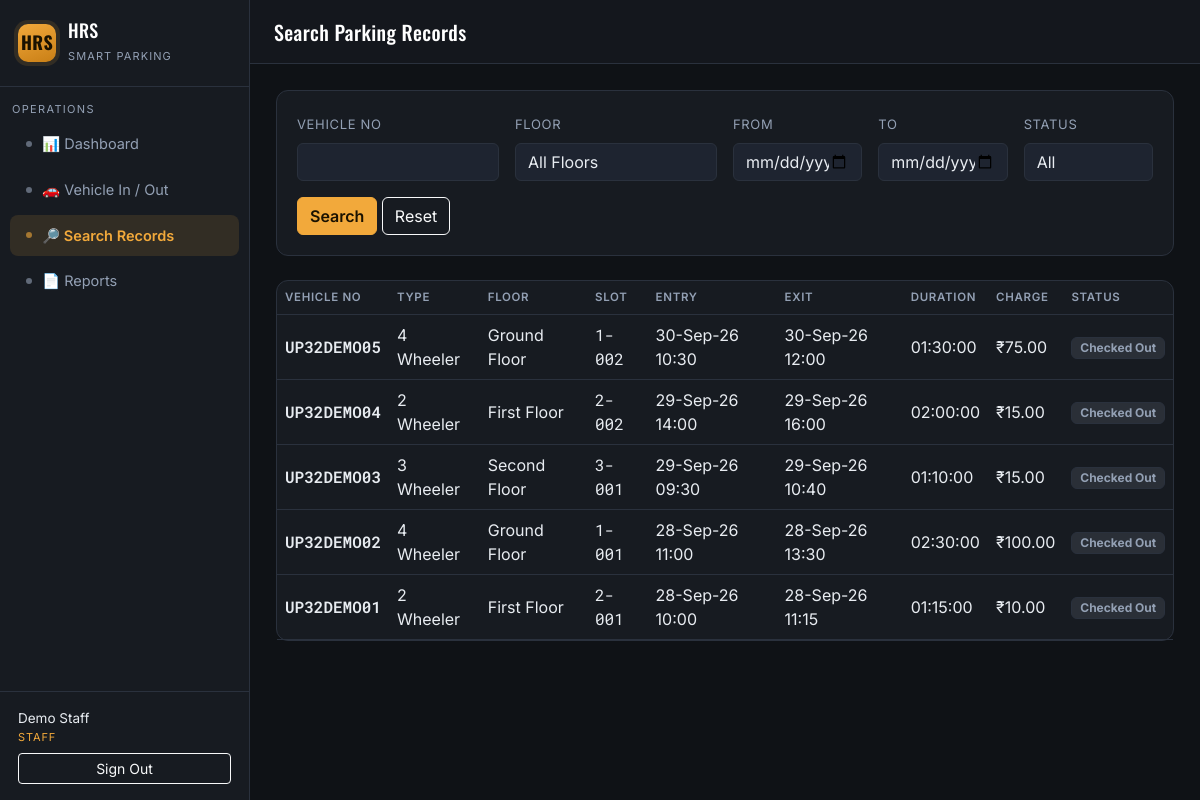
Page /search.php (signed in) on the committed database.
### tables this page shows
CREATE TABLE `parking_detail` (
  `p_id` int(11) NOT NULL AUTO_INCREMENT,
  `vehicle_no` varchar(20) NOT NULL,
  `vehicle_type` enum('2 Wheeler','3 Wheeler','4 Wheeler') NOT NULL,
  `vehicle_enter_time` datetime NOT NULL,
  `dl_no` varchar(20) NOT NULL,
  `mobile_no` varchar(10) NOT NULL,
  `floor_id` int(11) NOT NULL,
  `slot_no` varchar(20) NOT NULL,
  `staff_id_entry` int(11) NOT NULL,
  `vehicle_exit_time` datetime DEFAULT NULL,
  `staff_id_exit` int(11) DEFAULT NULL,
  `parking_duration` time DEFAULT NULL,
  `parking_charge` decimal(10,2) DEFAULT 0.00,
  `payment_mode` enum('Cash','UPI','Card') DEFAULT NULL,
  `record_entry_date` timestamp NOT NULL DEFAULT current_timestamp(),
  `email` varchar(254) DEFAULT NULL,
  PRIMARY KEY (`p_id`),
  KEY `idx_floor_slot` (`floor_id`,`slot_no`),
  KEY `idx_open` (`floor_id`,`vehicle_exit_time`),
  KEY `fk_pd_staffI` (`staff_id_entry`),
  KEY `fk_pd_staffO` (`staff_id_exit`),
  CONSTRAINT `fk_pd_floor` FOREIGN KEY (`floor_id`) REFERENCES `floor_details` (`floor_id`),
  CONSTRAINT `fk_pd_staffI` FOREIGN KEY (`staff_id_entry`) REFERENCES `staff_details` (`staff_id`),
  CONSTRAINT `fk_pd_staffO` FOREIGN KEY (`staff_id_exit`) REFERENCES `staff_details` (`staff_id`)
);

CREATE TABLE `floor_details` (
  `floor_id` int(11) NOT NULL AUTO_INCREMENT,
  `floor_name` varchar(50) NOT NULL,
  `capacity` int(11) NOT NULL,
  `floor_vehicle_type` enum('2 Wheeler','3 Wheeler','4 Wheeler') NOT NULL,
  `floor_status` enum('Active','Inactive') NOT NULL DEFAULT 'Active',
  `Record_entry_date` timestamp NOT NULL DEFAULT current_timestamp(),
  PRIMARY KEY (`floor_id`)
);

### config/session.php (called while the page is built, shortened)
<?php
function base_url($path = '') {
    $root = rtrim(dirname($_SERVER['SCRIPT_NAME']), '/\\');
    return $root . '/' . ltrim($path, '/');
}
function h($str) { return htmlspecialchars($str ?? '', ENT_QUOTES, 'UTF-8'); }

### search.php (the view, shortened to what this page needs)
<?php
require_once __DIR__ . '/config/session.php';
$vehicle = trim($_GET['vehicle_no'] ?? '');
$from = $_GET['from'] ?? '';
$to = $_GET['to'] ?? '';
$where = ['1=1']; $params = []; $types = '';
$sql = "SELECT pd.*, f.floor_name FROM parking_detail pd JOIN floor_details f ON f.floor_id=pd.floor_id
        WHERE " . implode(' AND ', $where) . " ORDER BY pd.vehicle_enter_time DESC LIMIT 300";
$stmt = mysqli_prepare($conn, $sql);
mysqli_stmt_execute($stmt);
$rows = mysqli_stmt_get_result($stmt);
?>
<!DOCTYPE html>
<html lang="en">
<head>
<link rel="stylesheet" href="https://cdn.jsdelivr.net/npm/bootstrap@5.3.3/dist/css/bootstrap.min.css">
<link rel="stylesheet" href="assets/css/style.css">
</head>
<body>
<div class="app-shell">
  <?php include __DIR__ . '/partials/sidebar.php'; ?>
  <main class="main">
    <div class="topbar"><h5>Search Parking Records</h5></div>
    <div class="content">
      <div class="panel panel-body mb-4">
        <form class="row g-3" method="get">
          <div class="col-md-3">
            <label class="form-label">Vehicle No</label>
            <input class="form-control" name="vehicle_no" value="<?php echo h($vehicle); ?>">
          </div>
          <div class="col-md-3">
            <label class="form-label">Floor</label>
            <select class="form-select" name="floor_id">
              <option value="0">All Floors</option>
            </select>
          </div>
          <div class="col-md-2"><label class="form-label">From</label><input type="date" class="form-control" name="from" value="<?php echo h($from); ?>"></div>
          <div class="col-md-2"><label class="form-label">To</label><input type="date" class="form-control" name="to" value="<?php echo h($to); ?>"></div>
          <div class="col-md-2">
            <label class="form-label">Status</label>
            <select class="form-select" name="status">
              <option value="">All</option>
            </select>
          </div>
          <div class="col-12"><button class="btn btn-amber">Search</button> <a href="search.php" class="btn btn-outline-light">Reset</a></div>
        </form>
      </div>
      <div class="panel">
        <div class="panel-body p-0">
          <table class="table table-dark-msp mb-0">
            <thead><tr><th>Vehicle No</th><th>Type</th><th>Floor</th><th>Slot</th><th>Entry</th><th>Exit</th><th>Duration</th><th>Charge</th><th>Status</th></tr></thead>
            <tbody>
            <?php while ($r = mysqli_fetch_assoc($rows)): ?>
              <tr>
                <td class="mono fw-semibold"><?php echo h($r['vehicle_no']); ?></td>
                <td><?php echo h($r['vehicle_type']); ?></td>
                <td><?php echo h($r['floor_name']); ?></td>
                <td class="mono"><?php echo h($r['slot_no']); ?></td>
                <td><?php echo h(date('d-M-y H:i', strtotime($r['vehicle_enter_time']))); ?></td>
                <td><?php echo $r['vehicle_exit_time'] ? h(date('d-M-y H:i', strtotime($r['vehicle_exit_time']))) : '--'; ?></td>
                <td><?php echo h($r['parking_duration'] ?? '--'); ?></td>
                <td><?php echo $r['parking_charge'] ? '₹'.number_format($r['parking_charge'],2) : '--'; ?></td>
                <td>
                  <?php if ($r['vehicle_exit_time']): ?>
                    <span class="badge badge-inactive">Checked Out</span>
                  <?php else: ?>
                    <span class="badge badge-active">Parked</span>
                  <?php endif; ?>
                </td>
              </tr>
            <?php endwhile; ?>
            </tbody>
          </table>
        </div>
      </div>
    </div>
  </main>
</div>
</body>
</html>

### partials/sidebar.php (shortened to what this page needs)
<?php
$cur = basename($_SERVER['SCRIPT_NAME']);
function nav_link($href, $label, $icon, $cur) {
    $active = ($cur === basename($href)) ? 'active' : '';
    echo '<a class="nav-link '.$active.'" href="'.h($href).'"><span class="dot"></span>'.$icon.' '.h($label).'</a>';
}
?>
<aside class="sidebar" id="sidebar">
  <div class="brand">
    <div class="brand-mark" style="width:38px;height:38px;font-size:18px;">HRS</div>
    <div>
      <h4>HRS</h4>
      <small>Smart Parking</small>
    </div>
  </div>
  <div class="nav-section">Operations</div>
  <?php nav_link(base_url('dashboard.php'), 'Dashboard', '📊', $cur); ?>
  <div class="sidebar-foot">
    <div class="who"><?php echo h($_SESSION['staff_name']); ?></div>
    <div class="role"><?php echo h($_SESSION['staff_type']); ?></div>
    <a href="<?php echo h(base_url('logout.php')); ?>" class="btn btn-sm btn-outline-light w-100 mt-2">Sign Out</a>
  </div>
</aside>

### assets/css/style.css (style rules this page uses)
:root { --ink:#0F1216; --panel:#171B21; --panel-2:#1E2430; --line:#2A313D; --amber:#F2A93B; --amber-dim:#8A6323; --ok:#34C77B; --busy:#E5484D; --text:#E8ECF1; --text-dim:#93A0B4; }
html,body { background:var(--ink);color:var(--text);font-family:'Inter',sans-serif; }
h1,h2,h3,h4,h5,.brand-mark,.section-title { font-family:'Oswald',sans-serif;letter-spacing:.02em; }
.mono { font-family:'Roboto Mono',monospace; }
.brand-mark { width:46px;height:46px;border-radius:10px;background:linear-gradient(160deg,var(--amber),#c97f16); color:#1a1200;font-weight:700;font-size:22px;display:flex;align-items:center;justify-content:center; box-shadow:0 0 0 4px rgba(242,169,59,.12); }
.app-shell { display:flex;min-height:100vh; }
.sidebar { width:250px;flex:0 0 250px;background:var(--panel);border-right:1px solid var(--line); display:flex;flex-direction:column;position:sticky;top:0;height:100vh; }
.sidebar .brand { display:flex;align-items:center;gap:12px;padding:20px 18px;border-bottom:1px solid var(--line); }
.sidebar .brand h4 { margin:0;color:#fff;font-size:18px; }
.sidebar .brand small { color:var(--text-dim);font-size:11px;text-transform:uppercase;letter-spacing:.1em; }
.nav-section { padding:14px 12px 4px;font-size:11px;color:var(--text-dim);text-transform:uppercase;letter-spacing:.12em; }
.sidebar .nav-link { color:var(--text-dim);padding:10px 16px;border-radius:8px;margin:2px 10px;font-size:14.5px; display:flex;align-items:center;gap:10px; }
.sidebar .nav-link.active { background:rgba(242,169,59,.12);color:var(--amber);font-weight:600; }
.sidebar .nav-link .dot { width:6px;height:6px;border-radius:50%;background:currentColor;opacity:.6; }
.sidebar-foot { margin-top:auto;padding:16px 18px;border-top:1px solid var(--line); }
.sidebar-foot .who { font-size:13.5px;color:var(--text); }
.sidebar-foot .role { font-size:11px;color:var(--amber);text-transform:uppercase;letter-spacing:.08em; }
.main { flex:1;min-width:0; }
.topbar { height:64px;border-bottom:1px solid var(--line);display:flex;align-items:center; justify-content:space-between;padding:0 24px;background:rgba(23,27,33,.7);backdrop-filter:blur(6px); position:sticky;top:0;z-index:20; }
.topbar h5 { margin:0;color:#fff; }
.content { padding:26px; }
.panel { background:var(--panel);border:1px solid var(--line);border-radius:12px; }
.panel-body { padding:20px; }
.table-dark-msp { --bs-table-bg:transparent;color:var(--text); }
.table-dark-msp thead th { color:var(--text-dim);text-transform:uppercase;font-size:11.5px;letter-spacing:.06em;border-bottom:1px solid var(--line);font-weight:600; }
.table-dark-msp td, .table-dark-msp th { color:var(--text); border-color:var(--line);vertical-align:middle; }
.badge-inactive { background:rgba(147,160,180,.15);color:var(--text-dim);border:1px solid var(--line); }
.panel .form-control, .panel .form-select { background:var(--panel-2);border:1px solid var(--line);color:var(--text); }
.panel label { color:var(--text-dim);font-size:13px;text-transform:uppercase;letter-spacing:.05em; }
.btn-amber { background:var(--amber);border-color:var(--amber);color:#1a1200;font-weight:600; }

### rows in the picture
parking_detail: vehicle_no "UP32DEMO05", vehicle_type "4 Wheeler", floor.floor_name "Ground Floor", slot_no "1-002", vehicle_enter_time "30-Sep-26 10:30", vehicle_exit_time "30-Sep-26 12:00", parking_duration "01:30:00", parking_charge "75.00", shows "Checked Out"
parking_detail: vehicle_no "UP32DEMO04", vehicle_type "2 Wheeler", floor.floor_name "First Floor", slot_no "2-002", vehicle_enter_time "29-Sep-26 14:00", vehicle_exit_time "29-Sep-26 16:00", parking_duration "02:00:00", parking_charge "15.00", shows "Checked Out"
parking_detail: vehicle_no "UP32DEMO03", vehicle_type "3 Wheeler", floor.floor_name "Second Floor", slot_no "3-001", vehicle_enter_time "29-Sep-26 09:30", vehicle_exit_time "29-Sep-26 10:40", parking_duration "01:10:00", parking_charge "15.00", shows "Checked Out"
parking_detail: vehicle_no "UP32DEMO02", vehicle_type "4 Wheeler", floor.floor_name "Ground Floor", slot_no "1-001", vehicle_enter_time "28-Sep-26 11:00", vehicle_exit_time "28-Sep-26 13:30", parking_duration "02:30:00", parking_charge "100.00", shows "Checked Out"
parking_detail: vehicle_no "UP32DEMO01", vehicle_type "2 Wheeler", floor.floor_name "First Floor", slot_no "2-001", vehicle_enter_time "28-Sep-26 10:00", vehicle_exit_time "28-Sep-26 11:15", parking_duration "01:15:00", parking_charge "10.00", shows "Checked Out"

### other values in the picture
$icon "📊 🚗 🔎 📄"
$label "Dashboard Vehicle In / Out Search Records Reports"
$_SESSION['staff_name'] "Demo Staff"
$_SESSION['staff_type'] "STAFF"
